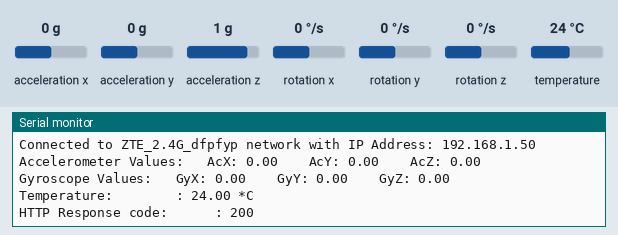
Bench run of a sketch on a simulated ESP32. On the bench: the last lines printed to the serial monitor. The inputs (shaded band) are chosen by the test bench; at power-on: acceleration x 0 g, acceleration y 0 g, acceleration z 1 g, rotation x 0 °/s, rotation y 0 °/s, rotation z 0 °/s, temperature 24 °C. WiFi joins after 1.5 s; servers stay silent unless stated; uploads are accepted with an empty reply.

Above: at 3.2 s.
3.3 s: acceleration x set to -1.4 g
9.0 s: acceleration y set to -1.4 g
14.7 s: acceleration z set to -1.4 g
At 17.38 s:
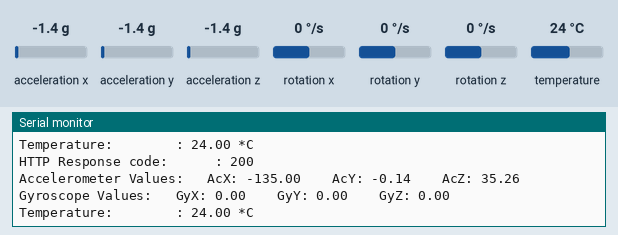
20.4 s: rotation x set to -192 °/s
At 21.1 s:
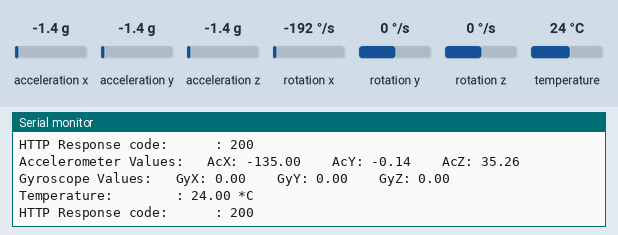
26.1 s: rotation y set to -192 °/s
At 32.59 s:
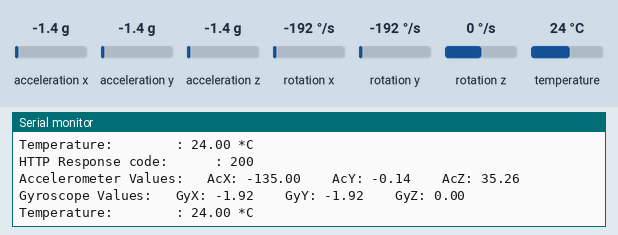

Measured:
- after the input at 14.7 s, the serial monitor: prints a new line after 2.5 s (image 1)
- after the input at 26.1 s, the serial monitor: prints a new line after 6.3 s (image 3)

The sketch:

ESP32_Push_Acc_HTTP_MPU6050.ino
```cpp
#ifdef ESP32
#include <WiFi.h>
#include <HTTPClient.h>
#else
#include <ESP8266WiFi.h>
#include <ESP8266HTTPClient.h>
#include <WiFiClient.h>
#endif

#include <Wire.h>
#include <MPU6050.h>
#include <TinyGPS++.h>
#include <SoftwareSerial.h>
static const int RXPin = 16, TXPin = 17;
static const uint32_t GPSBaud = 9600;
MPU6050 mpu;

// The TinyGPS++ object
TinyGPSPlus gps;

// The serial connection to the GPS device
SoftwareSerial gpsSerial(RXPin, TXPin);

int16_t lat, lon, sat, hdop;

// Timers
unsigned long timer = 0;
float timeStep = 0.01;

// Pitch, Roll and Yaw values
float GyY = 0;
float GyX = 0;
float GyZ = 0;


// WiFi network info.
const char* ssid = "ZTE_2.4G_dfpfyp";
const char* password = "masihyanglama";
//const char* ssid = "KAnggara75";
//const char* password = "klapankali3";

// REPLACE with your Domain name with URL path or IP address with path
const char* serverAcc = "http://192.168.100.2/thesis/kontrol/acc";
const char* serverGps = "http://192.168.100.2/thesis/kontrol/gps";
//const char* serverName = "https://thesis.kanggara.net/kontrol/acc";

// Keep this API Key value to be compatible with the PHP code provided in the project page.
String accKeyValue = "tPmAT5Ab3j7F9";
String gpsKeyValue = "tPmAT5Ab3j7F9";
HTTPClient http;
void setup()
{
  Serial.begin(115200);
  gpsSerial.begin(GPSBaud);
  Serial.println("Initialize MPU6050");
  while (!mpu.begin(MPU6050_SCALE_2000DPS, MPU6050_RANGE_2G))
  {
    Serial.println("Could not find a valid MPU6050 sensor, check wiring!");
    delay(500);
  }
  //  mpu.calibrateGyro();
  wifi_connect();
}

void wifi_connect()
{
  int i = 10;
  Serial.print("Connecting to ");
  Serial.println(ssid);
  WiFi.begin(ssid, password);
  while (WiFi.status() != WL_CONNECTED)
  {
    delay(1000);
    Serial.print("=> ");
    Serial.println(i);
    i--;
    if (i <= 0) {
      setup();
    }
  }
  Serial.println("");
  Serial.print("Connected to ");
  Serial.print(ssid);
  Serial.print(" network with IP Address: ");
  Serial.println(WiFi.localIP());
}

void loop()
{
  //Check WiFi connection status
  if (WiFi.status() == WL_CONNECTED)
  {
    mpu_read();
  }
  else
  {
    Serial.println("WiFi Disconnected");
    Serial.println("Trying to Reconnect in 30 Second");
    delay(29000);
    wifi_connect();
  }
  delay(15000);
}

void mpu_read()
{
  timer = millis();
  // Read normalized values
  Vector normAccel = mpu.readNormalizeAccel();
  // Read normalized values
  Vector norm = mpu.readNormalizeGyro();

  float Tmp = mpu.readTemperature();
  float AcX = (atan2(normAccel.YAxis, normAccel.ZAxis) * 180.0) / M_PI;
  float AcY = 0 + normAccel.YAxis / 100;
  float AcZ = -(atan2(normAccel.XAxis, sqrt(normAccel.YAxis * normAccel.YAxis + normAccel.ZAxis * normAccel.ZAxis)) * 180.0) / M_PI;
  // Calculate Pitch, Roll and Yaw
  GyX = GyX + norm.XAxis * timeStep;
  GyY = GyY + norm.YAxis * timeStep;
  GyZ = GyZ + norm.ZAxis * timeStep;

  // Your Domain name with URL path or IP address with path
  http.begin(serverAcc);
  // Specify content-type header
  http.addHeader("Content-Type", "application/x-www-form-urlencoded");

  // Prepare your HTTP POST request data
  String httpRequestAcc = "api_key=" + accKeyValue + "&acx=" + String(AcX) + "&acy=" + String(AcY) + "&acz=" + String(AcZ) + "&grx=" + String(GyX) + "&gry=" + String(GyY) + "&grz=" + String(GyZ) + "&temp=" + String(Tmp) + "";
  //  Serial.print("httpRequestData: ");
  //  Serial.println(httpRequestAcc);
  Serial.print("Accelerometer Values: "); Serial.print("\tAcX: "); Serial.print(AcX); Serial.print("\t\tAcY: "); Serial.print(AcY); Serial.print("\t\tAcZ: "); Serial.print(AcZ);
  Serial.print("\nGyroscope Values: "); Serial.print("\tGyX: "); Serial.print(GyX); Serial.print("\t\tGyY: "); Serial.print(GyY); Serial.print("\t\tGyZ: "); Serial.print(GyZ);
  Serial.print("\nTemperature: \t\t   : " );  Serial.print(Tmp); Serial.println(" *C");

  // Send HTTP POST request
  int httpResponseAcc = http.POST(httpRequestAcc);
  Serial.print("HTTP Response code: \t   : ");
  Serial.println(httpResponseAcc);
  Serial.println("\n");
  http.end();
}
```
